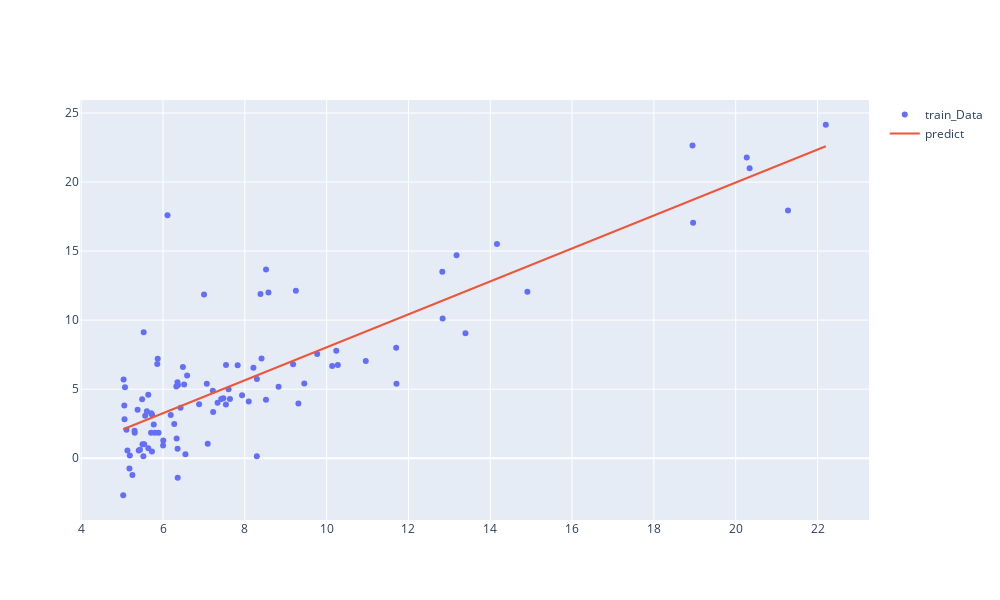

The notebook cell saved with this chart:
### Markdown cell above
scikit-learn model的预测表现

### Code cell
x = np.array(X[:, 1].A1)
f = model.predict(X).flatten()

fig = go.Figure()
fig.add_trace(go.Scatter(x=data.population,y=data.profit,mode='markers',name='train_Data'))
fig.add_trace(go.Scatter(x=x,y=f,mode='lines',name='predict'))
fig.update_layout(height=600,width=1000)
fig.show()
